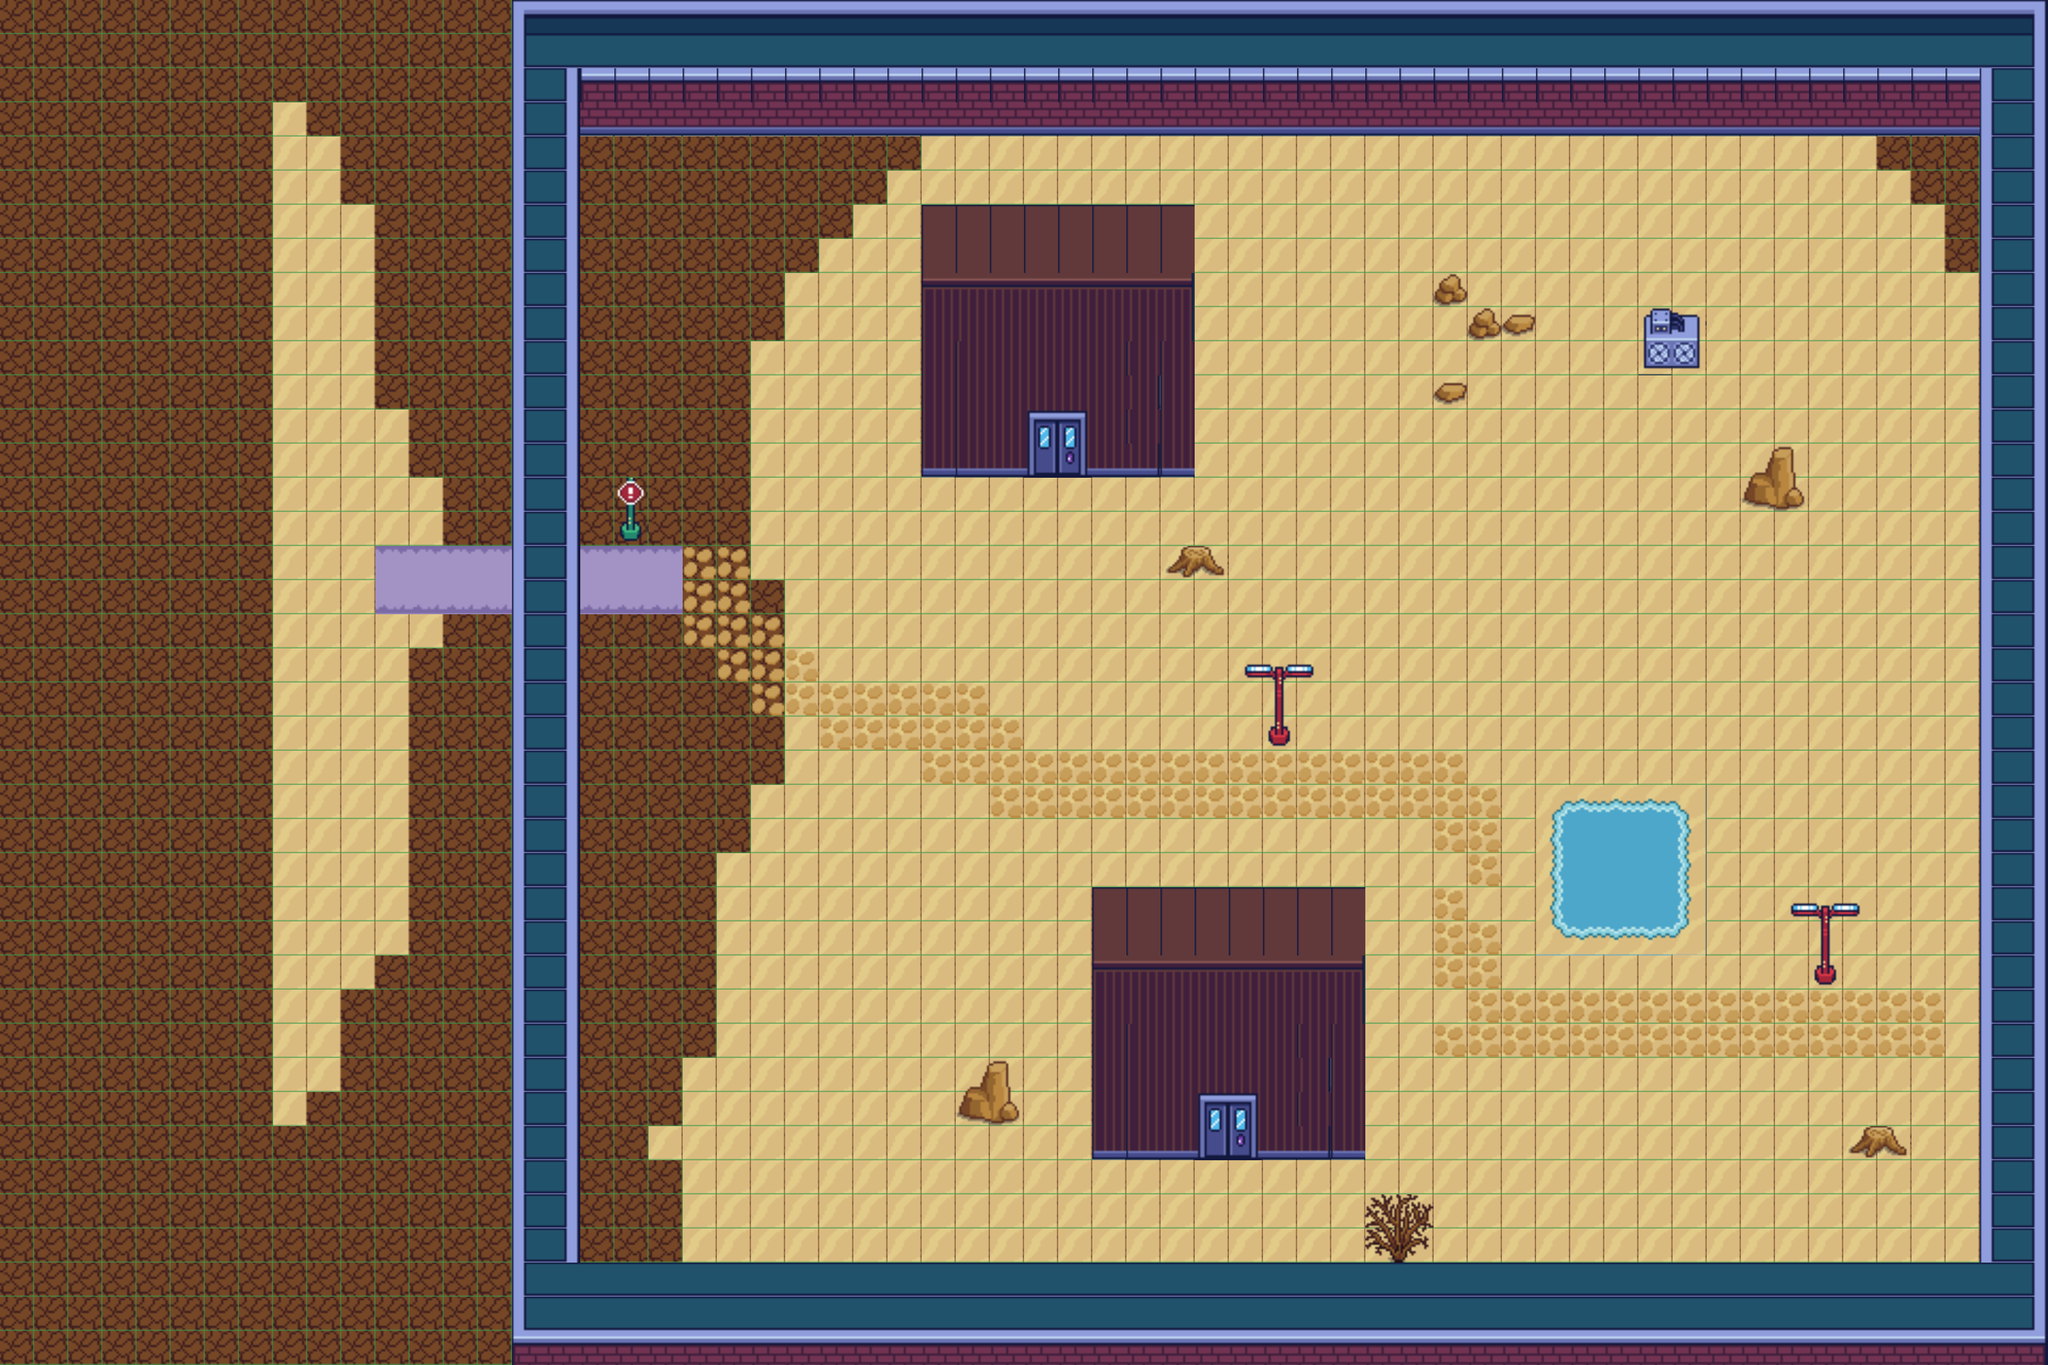

Below is a game level as drawn by its tile map, then a one-line description and the .tmx that defines it (tile-layer data replaced by summaries):
An orthogonal 60x40 tile map with 64x64 px tiles, 4 tile layers (collisions, floor, objects, overlay), 3 tilesets.

<map version="1.10" tiledversion="1.12.1" orientation="orthogonal" renderorder="right-down" width="60" height="40" tilewidth="64" tileheight="64" infinite="0" nextlayerid="7" nextobjectid="1">
 <tileset firstgid="1" name="desert_demo_terrain_64" tilewidth="64" tileheight="64" tilecount="70" columns="10">
  <image source="desert_demo_terrain_64.png" width="640" height="448" />
 </tileset>
 <tileset firstgid="71" name="desert_demo_objects_64" tilewidth="64" tileheight="64" tilecount="55" columns="11">
  <image source="desert_demo_objects_64.png" width="704" height="320" />
 </tileset>
 <tileset firstgid="126" name="streetstilesetDEMO_64" tilewidth="64" tileheight="64" tilecount="128" columns="8">
  <image source="streetstilesetDEMO_64.png" width="512" height="1024" />
 </tileset>
 <layer id="6" name="collisions" width="60" height="40">
  <data>[2400 cells, 544 non-empty, 1 distinct tile ids]</data>
 </layer>
 <layer id="1" name="floor" width="60" height="40">
  <data>[2400 cells, 2400 non-empty, 31 distinct tile ids]</data>
 </layer>
 <layer id="3" name="objects" width="60" height="40">
  <data>[2400 cells, 211 non-empty, 28 distinct tile ids]</data>
 </layer>
 <layer id="4" name="overlay" width="60" height="40">
  <data>[2400 cells, 17 non-empty, 9 distinct tile ids]</data>
 </layer>
</map>
